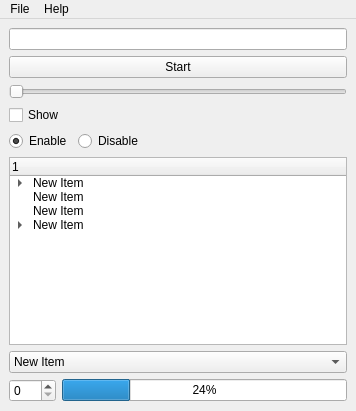
<?xml version="1.0" encoding="UTF-8"?>
<ui version="4.0">
 <class>MainWindow</class>
 <widget class="QMainWindow" name="MainWindow">
  <property name="geometry">
   <rect>
    <x>0</x>
    <y>0</y>
    <width>356</width>
    <height>411</height>
   </rect>
  </property>
  <property name="windowTitle">
   <string>MainWindow</string>
  </property>
  <widget class="QWidget" name="centralwidget">
   <layout class="QVBoxLayout" name="verticalLayout">
    <item>
     <widget class="QLineEdit" name="lineEdit"/>
    </item>
    <item>
     <widget class="QPushButton" name="pushButton">
      <property name="text">
       <string>Start</string>
      </property>
     </widget>
    </item>
    <item>
     <widget class="QSlider" name="horizontalSlider">
      <property name="maximum">
       <number>100</number>
      </property>
      <property name="orientation">
       <enum>Qt::Horizontal</enum>
      </property>
     </widget>
    </item>
    <item>
     <widget class="QCheckBox" name="checkBox">
      <property name="text">
       <string>Show</string>
      </property>
     </widget>
    </item>
    <item>
     <layout class="QHBoxLayout" name="horizontalLayout_2">
      <item>
       <widget class="QRadioButton" name="radioButton_2">
        <property name="text">
         <string>Enable</string>
        </property>
        <property name="checked">
         <bool>true</bool>
        </property>
       </widget>
      </item>
      <item>
       <widget class="QRadioButton" name="radioButton">
        <property name="text">
         <string>Disable</string>
        </property>
       </widget>
      </item>
      <item>
       <spacer name="horizontalSpacer">
        <property name="orientation">
         <enum>Qt::Horizontal</enum>
        </property>
        <property name="sizeHint" stdset="0">
         <size>
          <width>40</width>
          <height>20</height>
         </size>
        </property>
       </spacer>
      </item>
     </layout>
    </item>
    <item>
     <widget class="QTreeWidget" name="treeWidget">
      <column>
       <property name="text">
        <string>1</string>
       </property>
      </column>
      <item>
       <property name="text">
        <string>New Item</string>
       </property>
       <item>
        <property name="text">
         <string>New Subitem</string>
        </property>
        <item>
         <property name="text">
          <string>New Subitem</string>
         </property>
         <item>
          <property name="text">
           <string>New Subitem</string>
          </property>
         </item>
        </item>
       </item>
       <item>
        <property name="text">
         <string>New Subitem</string>
        </property>
       </item>
       <item>
        <property name="text">
         <string>New Subitem</string>
        </property>
       </item>
      </item>
      <item>
       <property name="text">
        <string>New Item</string>
       </property>
      </item>
      <item>
       <property name="text">
        <string>New Item</string>
       </property>
      </item>
      <item>
       <property name="text">
        <string>New Item</string>
       </property>
       <item>
        <property name="text">
         <string>New Subitem</string>
        </property>
       </item>
      </item>
     </widget>
    </item>
    <item>
     <widget class="QComboBox" name="comboBox">
      <item>
       <property name="text">
        <string>New Item</string>
       </property>
      </item>
      <item>
       <property name="text">
        <string>New Item</string>
       </property>
      </item>
      <item>
       <property name="text">
        <string>New Item</string>
       </property>
      </item>
      <item>
       <property name="text">
        <string>New Item</string>
       </property>
      </item>
      <item>
       <property name="text">
        <string>New Item</string>
       </property>
      </item>
     </widget>
    </item>
    <item>
     <layout class="QHBoxLayout" name="horizontalLayout">
      <item>
       <widget class="QSpinBox" name="spinBox">
        <property name="maximum">
         <number>100</number>
        </property>
       </widget>
      </item>
      <item>
       <widget class="QProgressBar" name="progressBar">
        <property name="value">
         <number>24</number>
        </property>
       </widget>
      </item>
     </layout>
    </item>
   </layout>
  </widget>
  <widget class="QMenuBar" name="menubar">
   <property name="geometry">
    <rect>
     <x>0</x>
     <y>0</y>
     <width>356</width>
     <height>21</height>
    </rect>
   </property>
   <widget class="QMenu" name="menuFile">
    <property name="title">
     <string>File</string>
    </property>
    <widget class="QMenu" name="menuOpen">
     <property name="title">
      <string>Open</string>
     </property>
     <addaction name="actionFile"/>
     <addaction name="actionProject"/>
    </widget>
    <addaction name="menuOpen"/>
    <addaction name="actionClose"/>
    <addaction name="actionExit"/>
   </widget>
   <widget class="QMenu" name="menuHelop">
    <property name="title">
     <string>Help</string>
    </property>
    <addaction name="actionAbout"/>
   </widget>
   <addaction name="menuFile"/>
   <addaction name="menuHelop"/>
  </widget>
  <action name="actionClose">
   <property name="text">
    <string>Close</string>
   </property>
  </action>
  <action name="actionExit">
   <property name="text">
    <string>Exit</string>
   </property>
  </action>
  <action name="actionAbout">
   <property name="text">
    <string>About</string>
   </property>
  </action>
  <action name="actionFile">
   <property name="text">
    <string>File</string>
   </property>
  </action>
  <action name="actionProject">
   <property name="text">
    <string>Project</string>
   </property>
  </action>
 </widget>
 <resources/>
 <connections>
  <connection>
   <sender>horizontalSlider</sender>
   <signal>valueChanged(int)</signal>
   <receiver>progressBar</receiver>
   <slot>setValue(int)</slot>
   <hints>
    <hint type="sourcelabel">
     <x>43</x>
     <y>334</y>
    </hint>
    <hint type="destinationlabel">
     <x>86</x>
     <y>357</y>
    </hint>
   </hints>
  </connection>
  <connection>
   <sender>horizontalSlider</sender>
   <signal>valueChanged(int)</signal>
   <receiver>spinBox</receiver>
   <slot>setValue(int)</slot>
   <hints>
    <hint type="sourcelabel">
     <x>23</x>
     <y>342</y>
    </hint>
    <hint type="destinationlabel">
     <x>31</x>
     <y>357</y>
    </hint>
   </hints>
  </connection>
  <connection>
   <sender>spinBox</sender>
   <signal>valueChanged(int)</signal>
   <receiver>horizontalSlider</receiver>
   <slot>setValue(int)</slot>
   <hints>
    <hint type="sourcelabel">
     <x>17</x>
     <y>362</y>
    </hint>
    <hint type="destinationlabel">
     <x>101</x>
     <y>335</y>
    </hint>
   </hints>
  </connection>
  <connection>
   <sender>spinBox</sender>
   <signal>valueChanged(int)</signal>
   <receiver>progressBar</receiver>
   <slot>setValue(int)</slot>
   <hints>
    <hint type="sourcelabel">
     <x>16</x>
     <y>368</y>
    </hint>
    <hint type="destinationlabel">
     <x>149</x>
     <y>364</y>
    </hint>
   </hints>
  </connection>
  <connection>
   <sender>radioButton_2</sender>
   <signal>toggled(bool)</signal>
   <receiver>treeWidget</receiver>
   <slot>setEnabled(bool)</slot>
   <hints>
    <hint type="sourcelabel">
     <x>57</x>
     <y>311</y>
    </hint>
    <hint type="destinationlabel">
     <x>117</x>
     <y>195</y>
    </hint>
   </hints>
  </connection>
 </connections>
</ui>
